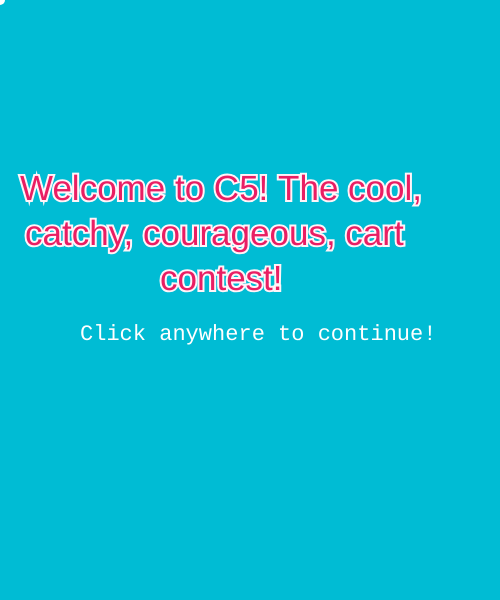
Frame 1 (no input)
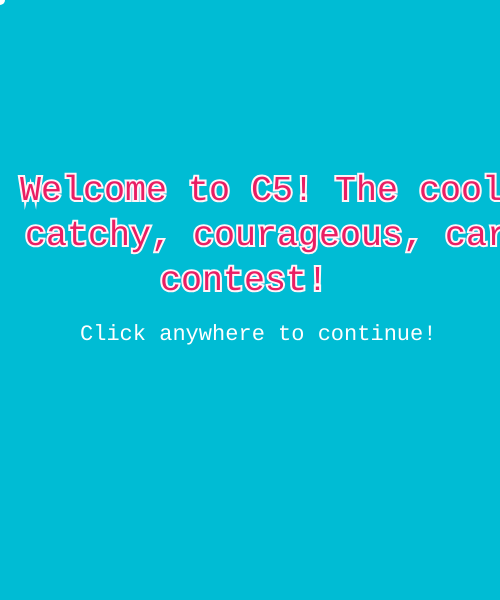
Frame 60 (no input)
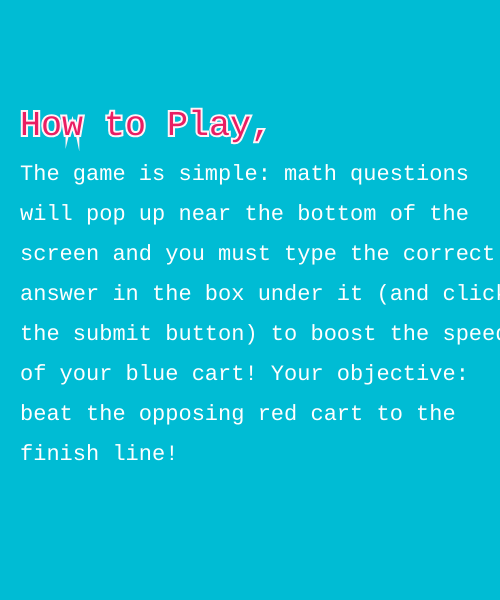
Frame 120 (the mouse pressed at the canvas centre since frame 60)

The p5.js sketch that drew these frames (run headless with seeded random() and noise() and a simulated clock; from frame 60 on, the mouse is pressed at the canvas centre):

// p5.js sketch
// ── sketch.js
//Declares global variables
let scene = 0;
let loss = false;

function setup() {
  createCanvas(500, 600);

  player = new Player();
  opponent = new Opponent();
  question = new Question();
  button = new Button();
  backdrop = new Background();
}

function draw() {
  background(220);

  if (scene == 0) {
    intro();
  } else if (scene == 1) {
    tutorial();
  } else if (scene == 2) {
    game();
  }
}

//Creates the opening scene
function intro() {
  //Creates the backgroud and text
  background("#00BCD4");
  fill("#E91E63");
  textSize(35);
  stroke("#FFF4F8");
  strokeWeight(4);
  text("Welcome to C5! The cool,", 20, height / 3);
  text("catchy, courageous, cart", 25, height / 3 + 45);
  text("contest!", 160, height / 3 + 90);

  fill("white");
  strokeWeight(0);
  textSize(20);
  textFont("monospace", 22);
  text("Click anywhere to continue!", 80, height / 3 + 140);

  //A small white dot is drawn and follows the mouse pointer around
  noStroke();
  fill("white");
  ellipse(mouseX, mouseY, 10, 10);
}

//Explains the game
function tutorial() {
  //Creates the backgroud and text
  background("#00BCD4");
  fill("#E91E63");
  textSize(35);
  stroke("#FFF4F8");
  strokeWeight(4);
  text("How to Play,", 20, height / 4 - 15);

  fill("white");
  strokeWeight(0);
  textSize(20);
  textFont("monospace", 22);

  text("The game is simple: math questions ", 20, height / 4 + 30);
  text("will pop up near the bottom of the ", 20, height / 4 + 70);
  text("screen and you must type the correct ", 20, height / 4 + 110);
  text("answer in the box under it (and click ", 20, height / 4 + 150);
  text("the submit button) to boost the speed ", 20, height / 4 + 190);
  text("of your blue cart! Your objective: ", 20, height / 4 + 230);
  text("beat the opposing red cart to the ", 20, height / 4 + 270);
  text("finish line!", 20, height / 4 + 310);
}

//The game
function game() {
  backdrop.show();
  player.show();
  opponent.show();
  question.show();
  button.show();
  backdrop.scroll(-5);
  backdrop.rand();

  if (button.ans == question.ans) {
    question.correct++;
    question.rand();
    player.boost(10);
  } else if (button.ans != question.ans) {
    opponent.boost(0.03);
  }

  if (backdrop.finishLineX < player.x && loss == false) {
    victory();
  } else if (backdrop.finishLineX < opponent.x) {
    defeat();
    loss = true;
  }
}

//Displays the victory screen
function victory() {
  //Hides the button
  button.hide();
  input.position(-100, -100);

  //Creates the backgroud and text
  background(7, 127, 127);
  fill("black");
  textSize(60);
  stroke("white");
  strokeWeight(4);
  text("YOU WIN!", 85, height / 3 + 40);
  fill("white");
  strokeWeight(0);
  textSize(20);
  text("Yahoo! You beat the red cart and won the race! ", 25, height / 3 + 80);
  text("Congrats on the win, new C5 Champion! Clearly, ", 25, height / 3 + 120);
  text("you are worthy to uphold such a title!", 25, height / 3 + 160);
}

//Displyas the defeat screen
function defeat() {
  //Hides the button
  button.hide();
  input.position(-100, -100);

  //Creates the backgroud and text
  background(197, 7, 7);
  fill("black");
  textSize(60);
  stroke("white");
  strokeWeight(4);
  text("YOU LOSE!", 85, height / 3 + 40);
  fill("white");
  strokeWeight(0);
  textSize(20);
  text(
    "Looks like the red cart beat you to the finish line.",
    25,
    height / 3 + 80
  );
  text("Better luck next time I suppose!", 25, height / 3 + 120);
}

//Allows the user to proceed to the next scene by clickling the mouse
function mousePressed() {
  if (scene < 2) {
    scene++;
  }
}

// ── background.js
//This is the code for the moving background
function Background() {
  this.x = random(500, 1000);
  this.y = height - 480;
  this.building = 200;
  this.window = 20;
  this.road = 50;
  this.roadX = 500;
  this.finishLineX = 10000;

  this.show = function () {
    strokeWeight(1);
    rectMode(CENTER);

    //Sky
    fill("#03A9F4");
    stroke("#2196F3");
    rect(0, this.y, 1000, 245);

    //Ground
    fill("#C7C7C7");
    stroke("#4A4A4A");
    rect(0, this.y + 360, 1000, 245);

    //Walls
    fill("#DADADA");
    stroke("#7F878A");
    rect(
      constrain(this.x + this.building, -100, 1000),
      this.y,
      this.building / 2,
      this.building
    );
    rect(
      constrain(this.x, -100, 1000),
      this.y + 10,
      this.building / 1.5,
      this.building / 1.1
    );
    rect(
      constrain(this.x - this.building, -100, 1000),
      this.y + 34,
      this.building / 2.5,
      this.building / 1.5
    );

    //Doors
    fill("#90A2AA");
    stroke("#7E8C92");
    rect(
      constrain(this.x + this.building, -100, 1000),
      this.y + this.building / 4 + 5,
      this.building / 4,
      this.building / 2.2
    );
    rect(
      constrain(this.x, -100, 1000),
      this.y + this.building / 4 + 5,
      this.building / 3,
      this.building / 2.2
    );
    rect(
      constrain(this.x - this.building, -100, 1000),
      this.y + 72,
      this.building / 5,
      this.building / 3.5
    );

    //Windows
    fill("#03A9F4");
    stroke("#2196F3");
    rect(
      constrain(this.x + this.building, -100, 1000),
      this.y - this.building / 2.8,
      this.building / 3,
      this.building / 12
    );
    rect(
      constrain(this.x + this.building, -100, 1000),
      this.y - this.building / 4.7,
      this.building / 3,
      this.building / 12
    );
    rect(
      constrain(this.x + this.building, -100, 1000),
      this.y - this.building / 15,
      this.building / 3,
      this.building / 12
    );

    rect(
      constrain(this.x, -100, 1000),
      this.y - this.building / 14,
      this.building / 2,
      this.building / 10
    );
    rect(
      constrain(this.x, -100, 1000),
      this.y - this.building / 4,
      this.building / 2,
      this.building / 10
    );

    rect(
      constrain(this.x - this.building, -100, 1000),
      this.y - this.building / 12,
      this.building / 4,
      this.building / 14
    );
    rect(
      constrain(this.x - this.building, -100, 1000),
      this.y + this.building / 45,
      this.building / 4,
      this.building / 14
    );
    rect(
      constrain(this.x - this.building, -100, 1000),
      this.y + this.building / 8,
      this.building / 4,
      this.building / 14
    );

    //Road
    fill("rgb(66,66,66)");
    stroke("#070707");
    rect(0, this.y + 215, 1000, 245);

    fill("#FFEB3B");
    stroke("#FFC107");
    rect(this.roadX % 570, this.y + 215, this.road, this.road / 2.5);
    rect(
      (this.roadX + this.road * 4) % 570,
      this.y + 215,
      this.road,
      this.road / 2.5
    );
    rect(
      (this.roadX + this.road * 8) % 570,
      this.y + 215,
      this.road,
      this.road / 2.5
    );

    //Finish line
    fill("#FF1100");
    stroke("#AD0C0C");
    rect(this.finishLineX, this.y + 215, 50, 245);

    this.rand = function () {
      if (this.x < -300) {
        this.x = random(500, 1000);
      }

      if (this.roadX < -60) {
        this.roadX = 500;
      }
    };

    //Makes the screen move
    this.scroll = function (dir) {
      this.x += dir;
      this.roadX += dir;
      this.finishLineX += dir;
    };
  };
}

// ── button.js
function Button() {
  this.x = 30;
  this.y = 540;
  this.ans = 1000;

  this.show = function () {
    input = createInput();
    input.position(this.x, this.y);

    button = createButton("Submit");
    button.position(input.x + input.width, this.y);

    button.mousePressed(next);
  };

  function next() {
    this.ans = input.value();
    input.value("");
  }
}

// ── opponent.js
//This is the code for the opponent's cart
function Opponent() {
  this.x = width / 4;
  this.y = height - 320;
  this.cartR = 50;
  this.wheelR = 25;
  
  //Creates the opponent's cart
  this.show = function () {
    fill('#FF495C');
    stroke('rgb(197,34,34)');    
    strokeWeight(1);
    rectMode(CENTER);
    rect(constrain(this.x, 100, 700), this.y - 25, this.cartR * 3.7 , this.cartR);
    ellipse(constrain(this.x - this.cartR, 100 - this.cartR, 700 - this.cartR), this.y, this.wheelR * 1.8, this.wheelR * 1.8);
    ellipse(constrain(this.x + this.cartR, 100 + this.cartR, 700 + this.cartR), this.y, this.wheelR * 1.8, this.wheelR * 1.8);
  };

  //Increases the opponent's cart's speed gradually
  this.boost = function (dir) {
    this.x += dir;
  };
}

// ── player.js
//This is the code for the character the player controls in the game
function Player() {
  this.x = width / 4;
  this.y = height - 185;
  this.cartR = 50;
  this.wheelR = 25;

  //Creates the player's cart
  this.show = function () {
    fill("#61CEFF");
    stroke("#127CAC");
    strokeWeight(1);
    rectMode(CENTER);
    rect(
      constrain(this.x, 100, 700),
      this.y - 25,
      this.cartR * 3.7,
      this.cartR
    );
    ellipse(
      constrain(this.x - this.cartR, 100 - this.cartR, 700 - this.cartR),
      this.y,
      this.wheelR * 1.8,
      this.wheelR * 1.8
    );
    ellipse(
      constrain(this.x + this.cartR, 100 + this.cartR, 700 + this.cartR),
      this.y,
      this.wheelR * 1.8,
      this.wheelR * 1.8
    );
  };

  //Increases the player's cart's speed when they get an answer correct
  this.boost = function (dir) {
    this.x += dir;
  };
}

// ── question.js
function Question() {
  this.ans = 0;
  this.randNum = floor(random(1, 4));
  this.num1 = floor(random(0, 50));
  this.num2 = floor(random(0, 50));
  this.multiply1 = floor(random(0, 12));
  this.multiply2 = floor(random(0, 12));
  this.x = 30;
  this.y = 515;

  this.rand = function () {
    this.randNum = floor(random(1, 4));
    this.num1 = floor(random(0, 50));
    this.num2 = floor(random(0, 50));
    this.multiply1 = floor(random(0, 12));
    this.multiply2 = floor(random(0, 12));

    if (this.randNum == 1) {
      text(this.num1 + " + " + this.num2 + " = ?", this.x, this.y);
      this.ans = this.num1 + this.num2;
    } else if (this.randNum == 2) {
      text(this.num1 + " - " + this.num2 + " = ?", this.x, this.y);
      this.ans = this.num1 - this.num2;
    } else if (this.randNum == 3) {
      if (this.num1 % this.multiply1 == 0) {
        text(this.num1 + " / " + this.multiply1 + " = ?", this.x, this.y);
        this.ans = this.num1 / this.multiply1;
      } else {
        text(this.multiply1 + " x " + this.multiply2 + " = ?", this.x, this.y);
        this.ans = this.multiply1 + this.multiply2;
      }
    }
  };

  this.show = function () {
    textSize(35);
    textFont("Georgia");
    fill("black");
    strokeWeight(0);
    if (this.randNum == 1) {
      text(this.num1 + " + " + this.num2 + " = ?", this.x, this.y);
      this.ans = this.num1 + this.num2;
    } else if (this.randNum == 2) {
      text(this.num1 + " - " + this.num2 + " = ?", this.x, this.y);
      this.ans = this.num1 - this.num2;
    } else if (this.randNum == 3) {
      if (this.num1 % this.multiply1 == 0) {
        text(this.num1 + " / " + this.multiply1 + " = ?", this.x, this.y);
        this.ans = this.num1 / this.multiply1;
      } else {
        text(this.multiply1 + " x " + this.multiply2 + " = ?", this.x, this.y);
        this.ans = this.multiply1 * this.multiply2;
      }
    }
  };
}

// ── styles.css
/******************************************************************************
START Glitch hello-app default styles

The styles in this section do some minimal CSS resets, set default fonts and 
colors, and handle the layout for our footer and "Remix on Glitch" button. If
you're new to CSS they may seem a little complicated, but you can scroll down
to this section's matching END comment to see page-specific styles.
******************************************************************************/
/* Our default values set as CSS variables */
:root {
  --color-bg: #FFFFFF;
  --color-text-main: #000000;
  --color-primary: #AFECE0;
  --wrapper-height: 85vh;
  --image-max-width: 320px;
  --font-family: "HK Grotesk";
  --font-family-header: "HK Grotesk";
}

/* Basic page style resets */
* {
  box-sizing: border-box;
}
[hidden] {
  display: none !important;
}

/* Import fonts */
@font-face {
  font-family: HK Grotesk;
  src: url("https://cdn.glitch.me/605e2a51-d45f-4d87-a285-9410ad350515%2FHKGrotesk-Regular.otf?v=1603136326027")
    format("opentype");
}
@font-face {
  font-family: HK Grotesk;
  font-weight: bold;
  src: url("https://cdn.glitch.me/605e2a51-d45f-4d87-a285-9410ad350515%2FHKGrotesk-Bold.otf?v=1603136323437")
    format("opentype");
}

/* Our remix on glitch button */
.btn--remix {
  font-family: HK Grotesk;
  padding: 0.75rem 1rem;
  font-size: 1.1rem;
  line-height: 1rem;
  font-weight: 500;
  height: 2.75rem;
  align-items: center;
  cursor: pointer;
  background: #FFFFFF;
  border: 1px solid #000000;
  box-sizing: border-box;
  border-radius: 4px;
  text-decoration: none;
  color: #000;
  white-space: nowrap;
  margin-left: auto;
}
.btn--remix img {
  margin-right: 0.5rem;
}
.btn--remix:hover {
  background-color: #D0FFF1;
}

/* Navigation grid */
.footer {
  display: flex;
  justify-content: space-between;
  margin: 1rem auto 0;
  padding: 1rem 0 0.75rem 0;
  width: 100%;
  flex-wrap: wrap;
  border-top: 4px solid #fff;
}

.footer a:not(.btn--remix):link,
a:not(.btn--remix):visited {
  font-family: HK Grotesk;
  font-style: normal;
  font-weight: normal;
  font-size: 1.1rem;
  color: #000;
  text-decoration: none;
  border-style: none;
}
.footer a:hover {
  background: var(--color-primary);
}

.footer .links {
  padding: 0.5rem 1rem 1.5rem;
  white-space: nowrap;
}

.divider {
  padding: 0 1rem;
}
/******************************************************************************
END Glitch hello-app default styles
******************************************************************************/

/* Page structure */
body {
  font-family: HK Grotesk;
  background-color: var(--color-bg);
  font-size: 30px;
}
.wrapper {
  min-height: var(--wrapper-height);
  display: grid;
  place-items: center;
  margin: 0 1rem;
  min-height: 86vh;
}
.content {
  display: flex;
  flex-direction: column;
  align-items: center;
  justify-content: center;
}

/* Page titles */
h1 {
  color: #0A1172;
  font-family: HK Grotesk;
  font-style: normal;
  font-weight: bold;
  font-size: 100px;
  line-height: 105%;
}

h2 {
  color: #0492C2;
  font-size: 45px;
}

h3 {
  color: #AA336A;
}

.page Link {
  color: #0000FF;
}

.page h1 {
  font-size: 60px;
  color: #0A1172;
}

.page h2 {
  color: #0492C2;
  font-size: 40px;
}

.page h3 {
  color: #187BCD;
}

.page p {
  line-height: 1.5;
  font-size: 20px;
}

.page a {
  color: #0000FF;
}

.page a:hover {
  text-decoration: none;
}

.page ul {
  color: #800000;
}

button {
  font-family: HK Grotesk;
  font-size: 20px;
  background-color: #20b2aa;
  height: 100px;
  width: 150px; 
  text-decoration: underline;
  cursor: pointer;
  float: left;
}

// ── websiteIndex.html
<!DOCTYPE html>
<html lang="en">
  <head>
    
    <!-- This is the main template for the site, with index.jsx building the content and behavior -->
    
    <title>Hackathon!</title>
    <meta charset="UTF-8" />
    <meta name="viewport" content="width=device-width, initial-scale=1.0" />
    <link rel="icon" href="https://glitch.com/favicon.ico" />
  </head>
  <body>
    <div id="root"></div>
    <script type="module" src="/src/index.jsx"></script>
  </body>
</html>
